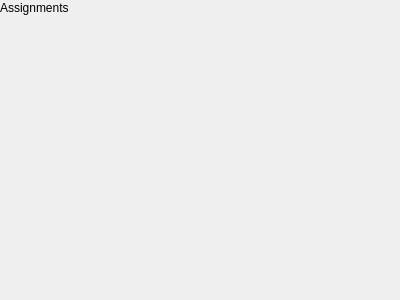
<?xml version="1.0" encoding="UTF-8"?>
<ui version="4.0">
 <class>AssignmentsScreen</class>
 <widget class="QWidget" name="AssignmentsScreen">
  <property name="geometry">
   <rect>
    <x>0</x>
    <y>0</y>
    <width>400</width>
    <height>300</height>
   </rect>
  </property>
  <property name="windowTitle">
   <string>Form</string>
  </property>
  <widget class="QLabel" name="label">
   <property name="geometry">
    <rect>
     <x>0</x>
     <y>0</y>
     <width>81</width>
     <height>16</height>
    </rect>
   </property>
   <property name="text">
    <string>Assignments</string>
   </property>
  </widget>
 </widget>
 <resources/>
 <connections/>
</ui>
